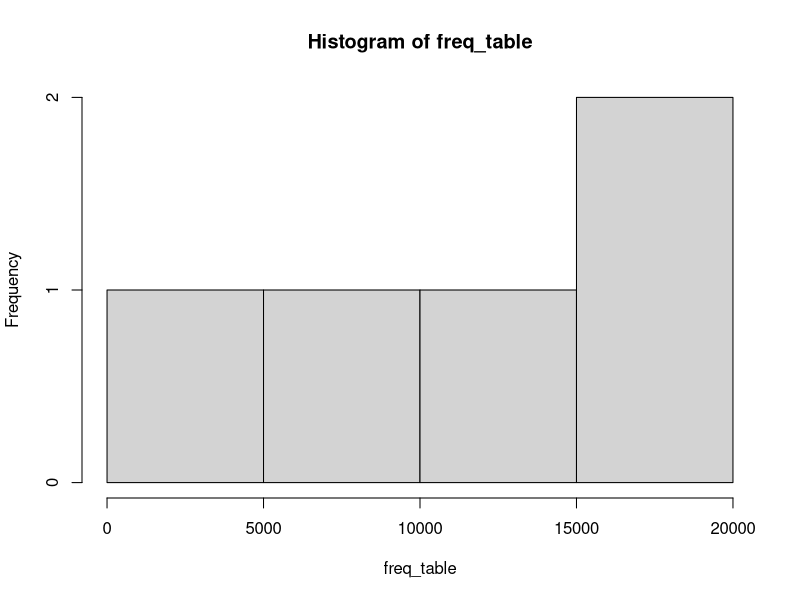

Generate this figure with R:
## ---- chunk 1
library(dplyr)
library(ggplot2)
data(diamonds)

head(diamonds)

# selct by name

sub_set <- select(diamonds,c("carat","cut"))
sub_set <- select(diamonds,carat,cut)
sub_set <- select(diamonds,carat:cut)
sub_set <- select(diamonds,-c(1,4)) # exclude
head(sub_set)

# select column using helper functions

diamondC <- select(diamonds, starts_with("C"))
head(diamondC)
diamondR <- select(diamonds, ends_with("R"))
head(diamondR)

diamonds <- rename(diamonds, Quality = cut)
head(diamonds)

sample_n(diamonds,20)


# create dataframe
df <- data.frame(player=c('A','B','C','D','E','F','G','H','I'),
    points=c(4,7,8,12,14,16,20,26,36)
)


df$category <- cut(df$points,breaks=4)

df$category <- cut(df$points,breaks=c(0,10,15,20,40))
df$category <- cut(df$points,breaks=c(0,10,15,20,40),
labels=c('Bad','OK','Good','Great')
)

# find the mean price for each of the following weight categories:
# 0,0.25,0.5,0.75,1,100
diamonds$category3 <- cut(diamonds$carat,breaks=c(0,0.25,0.5,0.75,1,100))
# create frequency table
freq_table <- table(diamonds$category3)
print(freq_table)

hist(freq_table)

## ---- chunk 2
# Load dplyr to use the data
library(dplyr)

# 1. The Primary Dataset (Used for the 5 basic verbs)
df <- data.frame(
  ID = 1:10,
  Name = c("Alice", "Bob", "Charlie", "David", "Eve", "Frank", "Grace", "Heidi", "Ivan", "Judy"),
  Age = c(28, 35, 32, 45, 29, 50, 31, 41, 27, 38),
  Department = c("IT", "Sales", "IT", "HR", "Marketing", "IT", "Sales", "HR", "IT", "Marketing"),
  Salary = c(75000, 60000, 82000, 90000, 65000, 105000, 72000, 85000, 88000, 74000)
)


## ---- chunk 3

clean_df <- select(df,ID,Age,Department) # select column
filter_df <- filter(df,(Salary>=105000 & Department=='IT') | Name=='Charlie')

mutate_df <- mutate(df,Bonus=Salary*0.10)

aranged_df <- arrange(df,desc(Salary),Department)
aranged_df
# alternate way
clean_df <- df %>% select(ID,Age,Department)

dept_summary <- 
  group_by(df,Department) |> 
  summarize(
    Total_Payroll = sum(Salary, na.rm = TRUE),
    Average_Age = mean(Age, na.rm = TRUE)
  )


## ---- chunk 4
# 2. Table A for Joins (Employees)
employees <- data.frame(
  emp_id = c(1, 2, 3, 4),
  name = c("Alice", "Bob", "Charlie", "David"),
  dept_id = c("D1", "D2", "D1", "D99")
)

# 3. Table B for Joins (Departments)
departments <- data.frame(
  dept_id = c("D1", "D2", "D3"),
  dept_name = c("Engineering", "Sales", "HR")
)

joined <- inner_join(employees,departments,by="dept_id")
joined
left_joined <- left_join(employees,departments,by=c("dept_id"="dept_id"))
left_joined
## ---- chunk 5
library(dplyr)

# Global Engineering Infrastructure Log
set.seed(42)
infra_pipeline_df <- data.frame(
  log_id = 101:120,
  timestamp = seq(from = as.POSIXct("2026-05-27 00:00:00"), by = "30 mins", length.out = 20),
  node_cluster = c("Cluster_Alpha", "Cluster_Beta", "Cluster_Alpha", "Cluster_Gamma", "Cluster_Beta", 
                   "Cluster_Alpha", "Cluster_Gamma", "Cluster_Beta", "Cluster_Alpha", "Cluster_Alpha",
                   "Cluster_Beta", "Cluster_Beta", "Cluster_Alpha", "Cluster_Gamma", "Cluster_Gamma",
                   "Cluster_Alpha", "Cluster_Beta", "Cluster_Gamma", "Cluster_Alpha", "Cluster_Beta"),
  aws_service = c("Glue", "Kinesis", "S3", "Redshift", "SageMaker", "Glue", "S3", "Kinesis", "Redshift", "Glue",
                  "SageMaker", "S3", "Glue", "Redshift", "Kinesis", "SageMaker", "Glue", "S3", "Redshift", "Kinesis"),
  payload_size_kb = c(1420, 2800, 50, 9400, 15200, 1100, 45, 3100, NA, 1950, 
                      21000, 120, 850, 11500, 4100, 18400, NA, 85, 13200, 3900),
  execution_time_sec = c("0.45", "1.20", "0.05", "5.40", "12.80", "0.38", "0.04", "1.45", "7.20", "0.52",
                         "18.10", "0.11", "TIMEOUT", "6.10", "1.95", "14.20", "0.55", "0.08", "8.95", "1.60"),
  status_code = c(200, 200, 200, 500, 200, 200, 200, 200, 502, 200, 
                  500, 200, 504, 200, 200, 200, 200, 404, 200, 200),
  is_retry = c(FALSE, FALSE, FALSE, TRUE, FALSE, FALSE, FALSE, TRUE, TRUE, FALSE,
               TRUE, FALSE, TRUE, FALSE, FALSE, FALSE, FALSE, TRUE, FALSE, FALSE),
  stringsAsFactors = FALSE
)

head(infra_pipeline_df)
## ---- chunk 6
filtered_data <- infra_pipeline_df |> 
  filter(
    # 1. Lock down the targeted clusters
    node_cluster %in% c("Cluster_Alpha", "Cluster_Gamma"),
    
    # 2. Apply the conditional payload logic safely handling NAs
    (payload_size_kb > median(payload_size_kb, na.rm = TRUE)) | (is.na(payload_size_kb) & is_retry == TRUE)
  )

filtered_data

## ---- chunk 7
average_payload <- mean(infra_pipeline_df$payload_size_kb)
aws_services <- c('Glue','Kinesis','Redshift')
aws_data <- infra_pipeline_df |> filter(payload_size_kb>300 & aws_service %in% aws_services & timestamp> as.POSIXct("2026-05-27"))
aws_data
## ---- chunk 8
imputed_df <- infra_pipeline_df |> mutate(payload_size_kb,coalesce(payload_size_kb,0))
imputed_df

## ---- chunk 9
library(dplyr)

cluster_nodes <- data.frame(
  node_id = c("N_101", "N_102", "N_103", "N_104"),
  cluster_name = c("Alpha", "Alpha", "Beta", "Gamma"),
  region = c("us-east-1", "us-east-1", "us-west-2", "eu-central-1")
)

pod_metrics <- data.frame(
  pod_id =  c("P_01", "P_02", "P_03", "P_04", "P_05", "P_06"),
  node_id = c("N_101", "N_101", "N_102", "N_103", "N_103", "N_999"), # N_999 is an orphaned pod
  cpu_utilization = c(85.5, 92.1, 45.0, 78.2, 88.9, 12.0),
  memory_gb = c(16, 32, 8, 16, 64, 4)
)
## ---- chunk 10
data <- inner_join(pod_metrics, cluster_nodes, by = "node_id") |> 
  filter(cpu_utilization > 50 & region != 'eu-central-1') |> 
  group_by(region) |>
  summarize(
    total_memory_allocated = sum(memory_gb),
    total_active_pods = n()  # Changed to n()
  ) |> 
  arrange(desc(total_memory_allocated)) |> # Fixed typo to desc()
  slice(2:3)                                # Added to handle LIMIT & OFFSET

data
